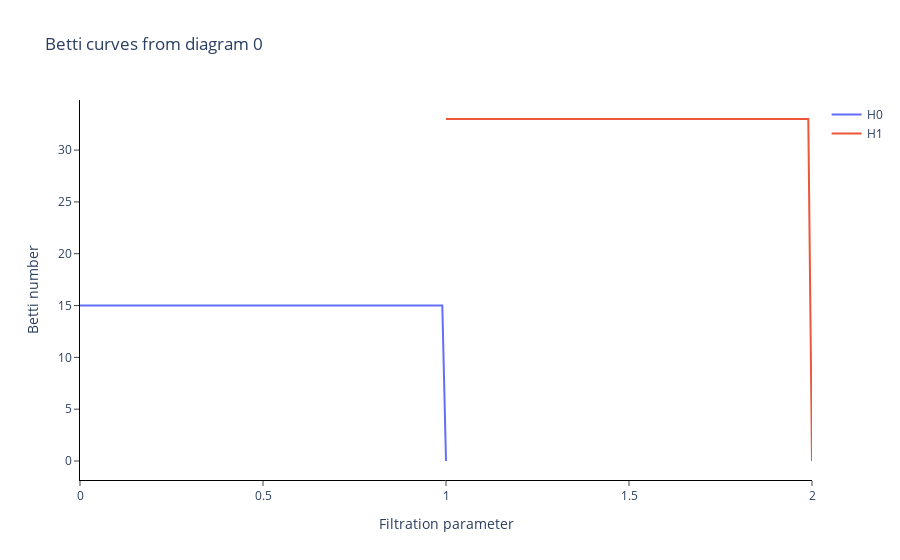

Source (notebook cell):
### Code cell
plot_graph(adj_td_graph[750], labels[750])
